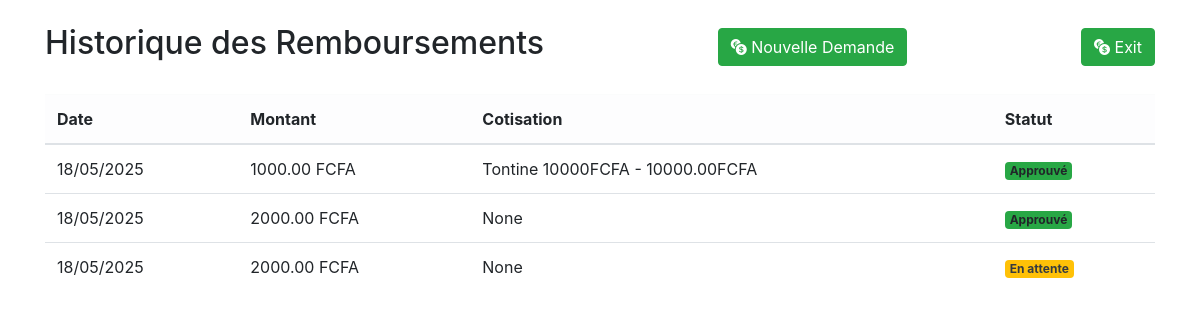
Screenshot of /remboursements/ (signed in) with the database file from the repository.
### application/models.py (models this page shows, shortened)
class Remboursement(models.Model):
    STATUTS = [
        ('P', 'En attente'),
        ('A', 'Approuvé'),
        ('R', 'Rejeté')
    ]
    TYPE_REMBOURSEMENT = [
        ('COT', 'Cotisation'),
        ('PRET', 'Prêt')
    ]
    membre = models.ForeignKey(User, on_delete=models.CASCADE)
    cotisation = models.ForeignKey(Cotisation, on_delete=models.SET_NULL, null=True, blank=True)
    pret = models.ForeignKey(Pret, on_delete=models.SET_NULL, null=True, blank=True)
    montant = models.DecimalField(max_digits=10, decimal_places=2)
    date_demande = models.DateField(auto_now_add=True)
    date_validation = models.DateField(null=True, blank=True)
    statut = models.CharField(max_length=1, choices=STATUTS, default='P')
    type_remboursement = models.CharField(max_length=4, choices=TYPE_REMBOURSEMENT, default='COT')
    commentaire = models.TextField(blank=True, null=True)

class Cotisation(models.Model):
    FREQUENCES = [
        ('H', 'Hebdomadaire'),
        ('M', 'Mensuelle'),
        ('T', 'Trimestrielle'),
        ('A', 'Annuelle')
    ]
    STATUTS = [
        ('ATT', 'En attente'),
        ('VAL', 'Validé'),
        ('REF', 'Refusé')
    ]
    membre = models.ForeignKey(User, on_delete=models.CASCADE)
    nom_tontine = models.CharField(max_length=100, default='')
    montant = models.DecimalField(max_digits=10, decimal_places=2)
    frequence = models.CharField(max_length=1, choices=FREQUENCES)
    date_debut = models.DateField(default=timezone.now)
    est_active = models.BooleanField(default=True)
    date_paiement = models.DateTimeField(null=True, blank=True)
    methode_paiement = models.CharField(max_length=10, blank=True, null=True)
    statut = models.CharField(max_length=3, choices=STATUTS, default='ATT')
    def __str__(self):
        return f"{self.nom_tontine} - {self.montant}FCFA"
        return f"Remboursement #{self.id}"

### application/views.py (the view)
# urls.py: path('remboursements/', views.liste_remboursements, name='liste_remboursements'),
@login_required
def liste_remboursements(request):
    remboursements = Remboursement.objects.filter(membre=request.user)
    return render(request, 'remboursements/liste.html', {'remboursements': remboursements})

### application/templates/remboursements/liste.html
{% extends 'base.html' %}
{% block content %}
<div class="container mt-4">
    <div class="d-flex justify-content-between align-items-center mb-4">
        <h2>Historique des Remboursements</h2>
        <a href="{% url 'application:demander_remboursement' %}" class="btn btn-success">
            <i class="bi bi-currency-exchange"></i> Nouvelle Demande
        </a>
        <a href="{% url 'acceuil' %}" class="btn btn-success">
            <i class="bi bi-currency-exchange"></i> Exit
        </a>
    </div>
    <div class="table-responsive">
        <table class="table table-hover">
            <thead class="table-light">
                <tr>
                    <th>Date</th>
                    <th>Montant</th>
                    <th>Cotisation</th>
                    <th>Statut</th>
                </tr>
            </thead>
            <tbody>
                {% for remboursement in remboursements %}
                <tr>
                    <td>{{ remboursement.date_demande|date:"d/m/Y" }}</td>
                    <td>{{ remboursement.montant }} FCFA</td>
                    <td>{{ remboursement.cotisation }}</td>
                    <td>
                        <span class="badge
                            {% if remboursement.statut == 'A' %}bg-success
                            {% elif remboursement.statut == 'R' %}bg-danger
                            {% else %}bg-warning text-dark{% endif %}">
                            {{ remboursement.get_statut_display }}
                        </span>
                    </td>
                </tr>
                {% empty %}
                <tr>
                    <td colspan="4" class="text-center text-muted">
                        Aucun remboursement enregistré
                    </td>
                </tr>
                {% endfor %}
            </tbody>
        </table>
    </div>
</div>
{% endblock %}

### application/templates/base.html (style rules this page uses)
body { margin: 0; padding: 0; background-image: url('https://previews.123rf.com/images/pongmoji/pongmoji1502/pongmoji150200021/36435872-fond-d-%C3%A9cran-int%C3%A9rieur-blanc-la-couleur-de-fond-texture.jpg'); background-size: cover; background-repeat: no-repeat; background-position: center; height: 100vh; }

### rows the page displays
Remboursement: date_demande "18/05/2025", montant "1000.00", cotisation "Tontine 10000FCFA - 10000.00FCFA", statut "Approuvé"
Remboursement: date_demande "18/05/2025", montant "2000.00", cotisation "None", statut "Approuvé"
Remboursement: date_demande "18/05/2025", montant "2000.00", cotisation "None", statut "En attente"
